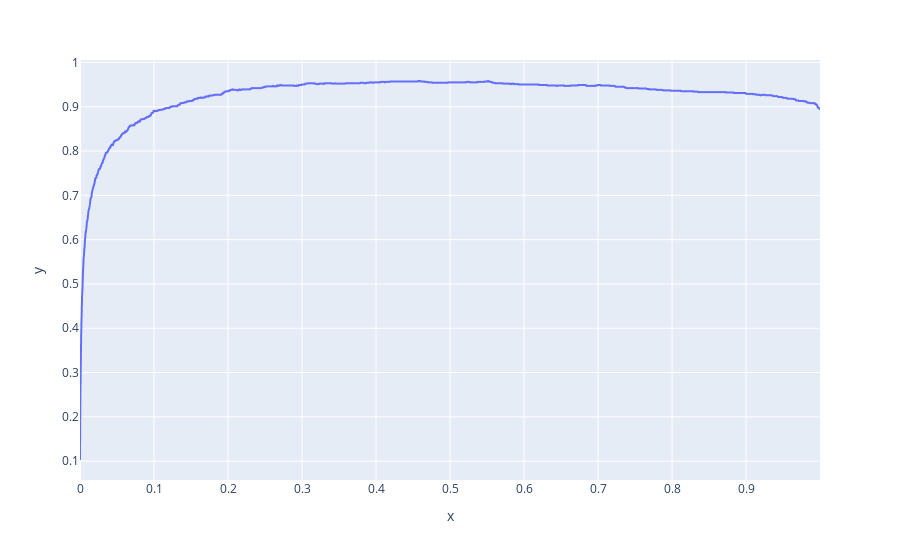

Notebook code for this chart:
### Code cell
import plotly.express as px

acc_lista = []
for thr in np.arange(0, 1, .0001):
  acc_lista.append(accuracy_score(y_test, predict_proba>=thr))

px.line(x=np.arange(0, 1, .0001), y=acc_lista)

### Figure 1 — Plotly figure (JSON) as saved in the notebook; plotly's stock layout.template omitted (floating-point values rounded to 4 significant figures; data arrays with more than 128 entries replaced by an {"elided": "..."} marker saying what was removed)
{"data": [{"hovertemplate": "x=%{x}<br>y=%{y}<extra></extra>", "legendgroup": "", "line": {"color": "#636efa", "dash": "solid"}, "marker": {"symbol": "circle"}, "mode": "lines", "name": "", "showlegend": false, "type": "scattergl", "x": {"elided": "10000 float values"}, "xaxis": "x", "y": {"elided": "10000 float values"}, "yaxis": "y"}], "layout": {"legend": {"tracegroupgap": 0}, "margin": {"t": 60}, "xaxis": {"anchor": "y", "domain": [0, 1], "title": {"text": "x"}}, "yaxis": {"anchor": "x", "domain": [0, 1], "title": {"text": "y"}}}}
